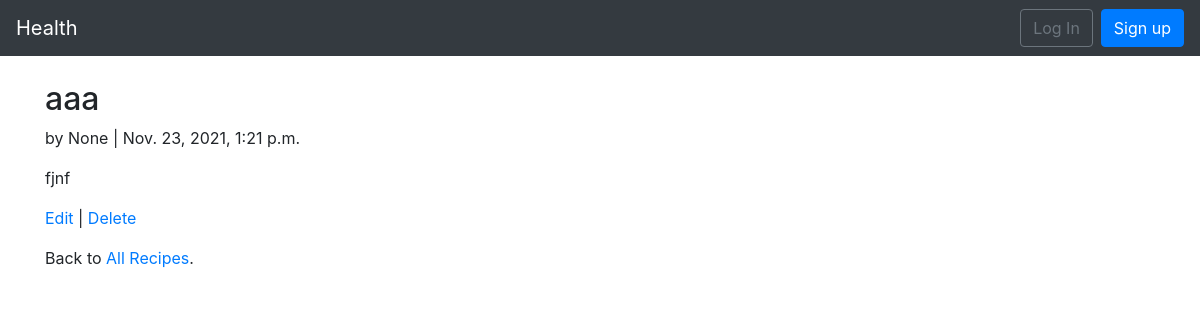
The page /recipe/1/recipe/ on the database as committed earlier.
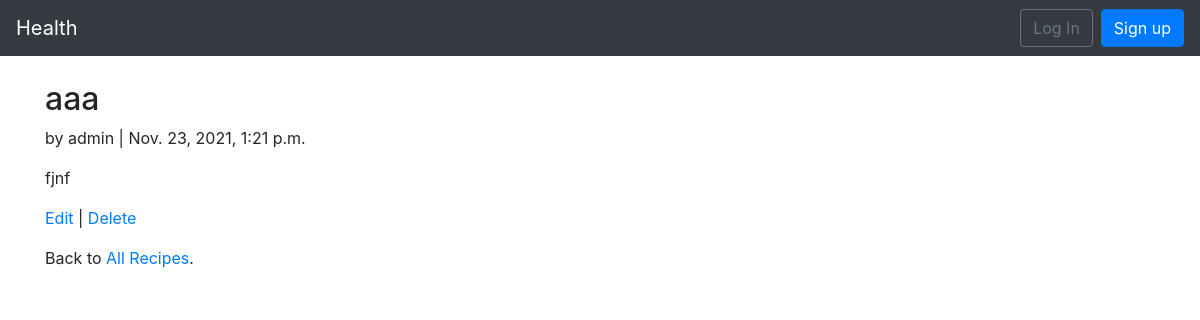
The same page on the database as committed later.
### app/models.py (models this page shows, shortened)
class Recipe(models.Model):
    category = models.CharField(max_length=20, blank=True, null=True)
    title = models.CharField(max_length=255)
    body = models.TextField()
    date = models.DateTimeField(auto_now_add=True)
    image = models.ImageField(upload_to="%Y/%m/%d", default="")
    author = models.ForeignKey(
        get_user_model(),
        on_delete=models.CASCADE,
        null=True,
        blank=True
    )

### users/models.py (models this page shows)
class CustomUser(AbstractUser):
    age = models.PositiveIntegerField(null=True, blank=True)

### app/views.py (the view)
# urls.py: path('recipe/<int:pk>/recipe/',RecipeDetailView.as_view(), name='recipe_detail'),
class RecipeDetailView(DetailView):
    model = Recipe
    template_name = 'recipe_detail.html'

### templates/recipe_detail.html
{% extends 'base.html' %}
{% block content %}
<div class="article-entry">
    <h2>{{ object.title }}</h2>
    <p>by {{ object.author }} | {{ object.date }}</p>
    <p>{{ object.body }}</p>
</div>
<p><a href="{% url 'article_edit' article.pk %}">Edit</a> |
    <a href="{% url 'article_delete' article.pk %}">Delete</a></p>
<p>Back to <a href="{% url 'article_list' %}">All Recipes</a>.</p>
{% endblock content %}

Rows that differ between the two databases and show on the page:
changed Recipe "aaa": author "None" → "admin"
